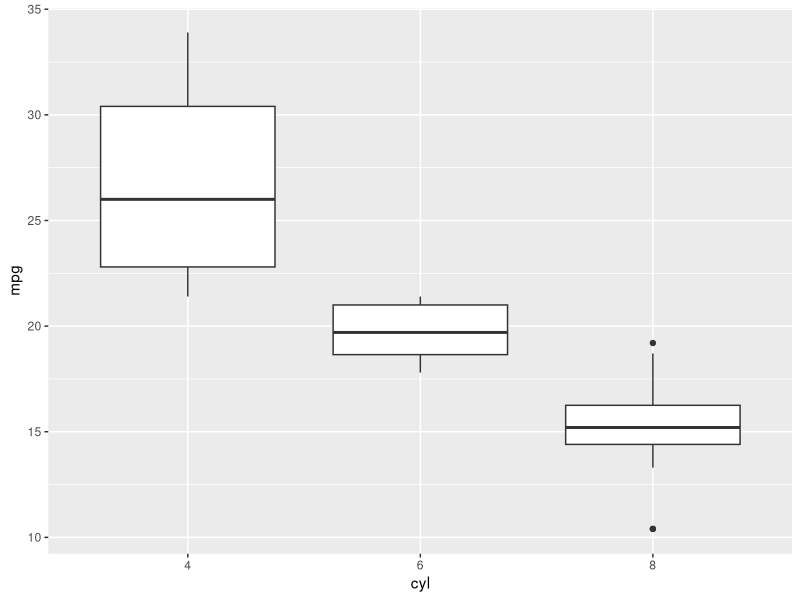

The R script that drew this image:
#' ---
#' title: analysis1
#' output: 
#'   md_document:
#'         toc: true
#'         number_sections: true
#' ---

#' ## 1. Outline analysis 1
#' This document contains examples on how to set up an R script and use `knitr::spin()` to convert it into an Rmd file. <br/>
#' Note that if you go down this path, you'd need to use a slightly different syntax in your R scripts. Check [here](https://bookdown.org/yihui/rmarkdown-cookbook/spin.html) and [here](https://rpubs.com/alobo/spintutorial) for an overview of the commands. <br/>
#' I intended to create this template in order to speed up report generation and code development at the same time 
#' without the need of having to manually copy your R scripts into an Rmd file at the end.
#' In this way, and by using the set of executable commands (see repo README) you should be able to automatically convert everything all at once <br/>


#+ setup, include=F
knitr::opts_chunk$set(
    eval = TRUE, echo = TRUE, include=TRUE,
    fig.width = 5, fig.height = 5, dev='png',
    # fig.path= path/to/folder/with/all/figs,
    warning=TRUE, error=TRUE
)

#' ### First chunk: show some data
#+ chunk1
library(data.table)
library(ggplot2)
head(mtcars)

#' ### Second chunk: plot data

#+ chunk2
ggplot(mtcars,aes(x=as.factor(cyl),y=mpg))+ 
    geom_boxplot() + 
    xlab('cyl') + 
    ylab('mpg')



















